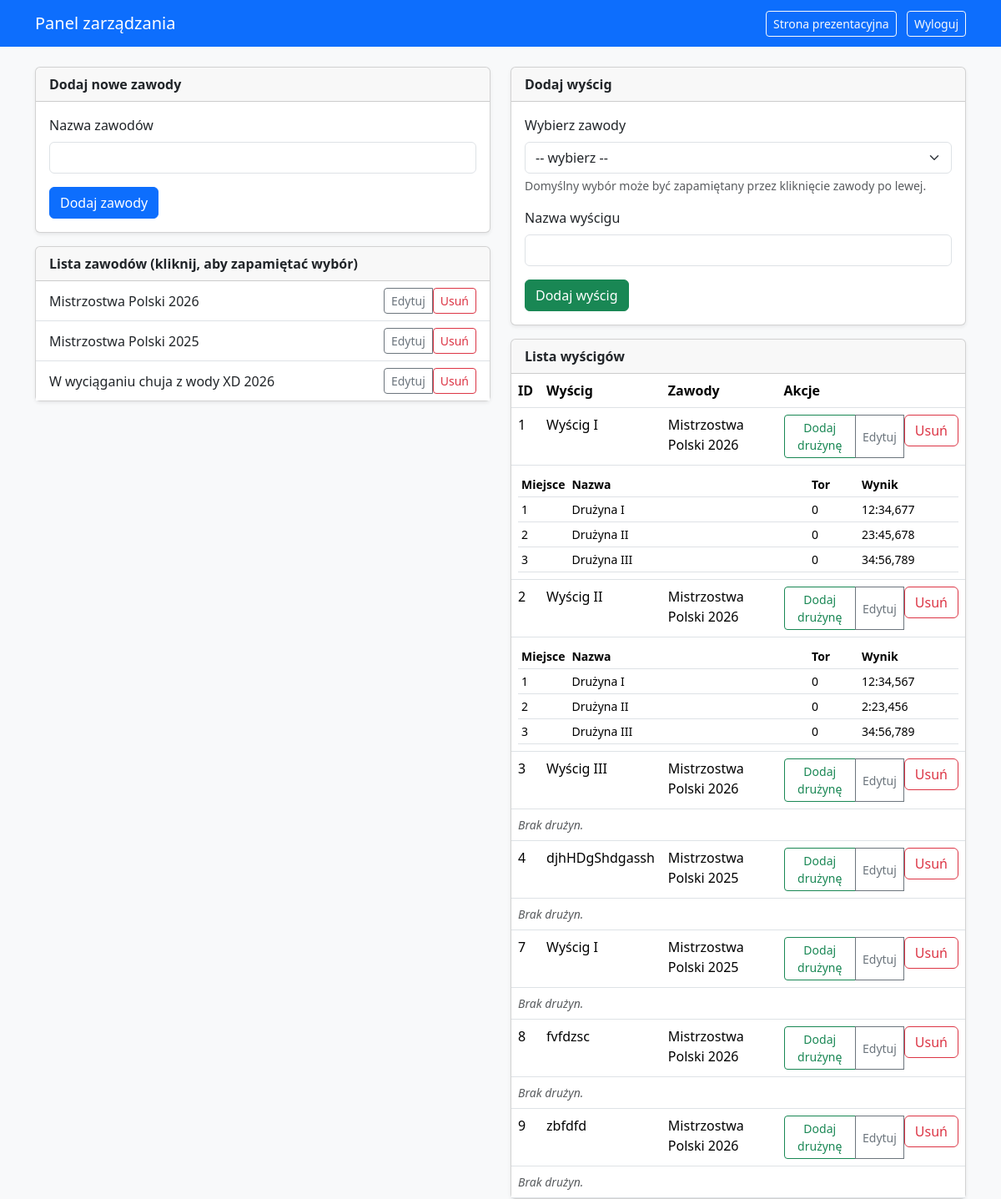
Page /management.php (signed in) on the committed database.
### tables this page shows
CREATE TABLE `zawody` (
  `id` int(11) NOT NULL,
  `nazwa` text NOT NULL
);

CREATE TABLE `wyscigi` (
  `id` int(11) NOT NULL,
  `id_zawodow` int(11) NOT NULL,
  `nazwa` text NOT NULL
);

CREATE TABLE `druzyny` (
  `id` int(11) NOT NULL,
  `nazwa` text NOT NULL,
  `wynik` varchar(16) DEFAULT NULL,
  `miejsce` int(11) NOT NULL,
  `tor` int(11) NOT NULL,
  `id_wyscigu` int(11) NOT NULL
);

### management.php (the view, shortened to what this page needs)
<?php
require_once "config.php";
$zawody = [];
$res = $conn->query("SELECT id, nazwa FROM zawody ORDER BY id ASC");
if ($res) {
    while ($r = $res->fetch_assoc()) $zawody[] = $r;
}
$wyscigi = [];
$res2 = $conn->query("
    SELECT w.id AS id, w.nazwa AS nazwa_w, w.id_zawodow, z.nazwa AS nazwa_z
    FROM wyscigi w
    LEFT JOIN zawody z ON w.id_zawodow = z.id
    ORDER BY w.id ASC
");
if ($res2) {
    while ($r = $res2->fetch_assoc()) $wyscigi[] = $r;
}
$druzyny_by_wyscig = [];
$res3 = $conn->query("SELECT id, nazwa, wynik, tor, miejsce, id_wyscigu FROM druzyny ORDER BY id_wyscigu ASC, miejsce ASC");
if ($res3) {
    while ($row = $res3->fetch_assoc()) {
        $idw = (int)$row['id_wyscigu'];
        if (!isset($druzyny_by_wyscig[$idw])) $druzyny_by_wyscig[$idw] = [];
        $druzyny_by_wyscig[$idw][] = $row;
    }
}
$selected_zawody_formularz = isset($_COOKIE['zawody_formularz']) ? (int)$_COOKIE['zawody_formularz'] : 0;
?>
<!DOCTYPE html>
<html lang="pl">
<head>
    <link href="https://cdn.jsdelivr.net/npm/bootstrap@5.3.2/dist/css/bootstrap.min.css" rel="stylesheet">
</head>
<body class="bg-light">
<nav class="navbar navbar-expand-lg navbar-dark bg-primary mb-4">
    <div class="container">
        <a class="navbar-brand" href="#">Panel zarządzania</a>
        <div class="ms-auto">
            <a href="index.php" class="btn btn-outline-light btn-sm me-2" target="_blank">Strona prezentacyjna</a>
            <form method="post" action="logout.php" class="d-inline">
                <button class="btn btn-outline-light btn-sm" type="submit">Wyloguj</button>
            </form>
        </div>
    </div>
</nav>
<div class="container">
    <div class="row gy-4">
        <div class="col-md-6">
            <div class="card shadow-sm">
                <div class="card-header"><strong>Dodaj nowe zawody</strong></div>
                <div class="card-body">
                    <form method="post">
                        <div class="mb-3">
                            <label class="form-label">Nazwa zawodów</label>
                            <input type="text" name="nazwa_zawodow" class="form-control" required>
                        </div>
                        <button class="btn btn-primary">Dodaj zawody</button>
                    </form>
                </div>
            </div>
            <div class="card shadow-sm mt-3">
                <div class="card-header"><strong>Lista zawodów (kliknij, aby zapamiętać wybór)</strong></div>
                <div class="card-body p-0">
                    <?php if (empty($zawody)): ?>
                        <div class="p-3">Brak zawodów.</div>
                    <?php else: ?>
                        <div class="list-group list-group-flush">
                            <?php foreach ($zawody as $z):
                                $isActive = ($selected_zawody_formularz === (int)$z['id']);
                                ?>
                                <div class="list-group-item d-flex justify-content-between align-items-center zawody-item<?php echo $isActive ? ' active' : ''; ?>"
                                     data-id="<?php echo (int)$z['id']; ?>">
                                    <div class="zawody-nazwa"><?php echo htmlspecialchars($z['nazwa']); ?></div>
                                    <div class="btn-group">
                                        <button type="button" class="btn btn-sm btn-outline-secondary" data-bs-toggle="modal" data-bs-target="#editZawodyModal"
                                                data-id="<?php echo (int)$z['id']; ?>" data-nazwa="<?php echo htmlspecialchars($z['nazwa'], ENT_QUOTES); ?>">Edytuj</button>
                                        <form method="post" style="display:inline;" onsubmit="return confirm('Usunąć zawody?');">
                                            <button class="btn btn-sm btn-outline-danger" type="submit">Usuń</button>
                                        </form>
                                    </div>
                                </div>
                            <?php endforeach; ?>
                        </div>
                    <?php endif; ?>
                </div>
            </div>
        </div>
        <div class="col-md-6">
            <div class="card shadow-sm">
                <div class="card-header"><strong>Dodaj wyścig</strong></div>
                <div class="card-body">
                    <form method="post">
                        <div class="mb-3">
                            <label class="form-label">Wybierz zawody</label>
                            <select name="id_zawodow" class="form-select" id="selectIdZawodow" required>
                                <option value="">-- wybierz --</option>
                            </select>
                            <div class="form-text">Domyślny wybór może być zapamiętany przez kliknięcie zawody po lewej.</div>
                        </div>
                        <div class="mb-3">
                            <label class="form-label">Nazwa wyścigu</label>
                            <input type="text" name="nazwa_wyscigu" class="form-control" required>
                        </div>
                        <button class="btn btn-success">Dodaj wyścig</button>
                    </form>
                </div>
            </div>
            <div class="card shadow-sm mt-3">
                <div class="card-header"><strong>Lista wyścigów</strong></div>
                <div class="card-body p-0">
                    <?php if (empty($wyscigi)): ?>
                        <div class="p-3">Brak wyścigów.</div>
                    <?php else: ?>
                        <table class="table mb-0">
                            <thead>
                            <tr><th>ID</th><th>Wyścig</th><th>Zawody</th><th>Akcje</th></tr>
                            </thead>
                            <tbody>
                            <?php foreach ($wyscigi as $w): ?>
                                <tr class="wyscig-row" data-id="<?php echo (int)$w['id']; ?>" data-zawody="<?php echo (int)$w['id_zawodow']; ?>">
                                    <td><?php echo (int)$w['id']; ?></td>
                                    <td><?php echo htmlspecialchars($w['nazwa_w']); ?></td>
                                    <td><?php echo htmlspecialchars(isset($w['nazwa_z']) ? $w['nazwa_z'] : '—'); ?></td>
                                    <td>
                                        <div class="btn-group btn-group-sm">
                                            <button type="button" class="btn btn-outline-success" data-bs-toggle="modal" data-bs-target="#addDruzynaModal"
                                                    data-id="<?php echo (int)$w['id']; ?>" data-wyscignazwa="<?php echo htmlspecialchars($w['nazwa_w'], ENT_QUOTES); ?>">Dodaj drużynę</button>
                                            <button type="button" class="btn btn-outline-secondary" data-bs-toggle="modal" data-bs-target="#editWyscigModal"
                                                    data-id="<?php echo (int)$w['id']; ?>" data-nazwa="<?php echo htmlspecialchars($w['nazwa_w'], ENT_QUOTES); ?>" data-idz="<?php echo (int)$w['id_zawodow']; ?>">Edytuj</button>
                                            <form method="post" style="display:inline;" onsubmit="return confirm('Usunąć wyścig?');">
                                                <button class="btn btn-outline-danger" type="submit">Usuń</button>
                                            </form>
                                        </div>
                                    </td>
                                </tr>
                                <tr class="teams-row" data-wyscig="<?php echo (int)$w['id']; ?>">
                                    <td colspan="4" class="small text-muted">
                                        <?php
                                        $teams = isset($druzyny_by_wyscig[(int)$w['id']]) ? $druzyny_by_wyscig[(int)$w['id']] : [];
                                        if (empty($teams)) {
                                            echo '<em>Brak drużyn.</em>';
                                        } else {
                                            echo '<table class="table table-sm mb-0">';
                                            echo '<thead><tr><th style="width:60px">Miejsce</th><th>Nazwa</th><th style="width:60px">Tor</th><th style="width:120px">Wynik</th></tr></thead><tbody>';
                                            foreach ($teams as $t) {
                                                $team_id = (int)$t['id'];
                                                $wynik = $t['wynik'];
                                                $tor = $t['tor'];
                                                $miejsce = (int)$t['miejsce'];
                                                $nazwa_t = htmlspecialchars($t['nazwa']);
                                                echo '<tr class="team-editable" data-team-id="' . $team_id . '" data-team-name="' . $nazwa_t . '" data-team-wynik="' . htmlspecialchars($wynik) . '" data-team-tor="' . htmlspecialchars($tor) . '" data-team-miejsce="' . $miejsce . '" data-team-wyscig="' . (int)$t['id_wyscigu'] . '">';
                                                echo '<td>' . $miejsce . '</td>';
                                                echo '<td>' . $nazwa_t . '</td>';
                                                echo '<td>' . ($tor !== null && $tor !== '' ? htmlspecialchars($tor) : '—') . '</td>';
                                                echo '<td>' . ($wynik !== null && $wynik !== '' ? htmlspecialchars($wynik) : '—') . '</td>';
                                                echo '</tr>';
                                            }
                                            echo '</tbody></table>';
                                        }
                                        ?>
                                    </td>
                                </tr>
                            <?php endforeach; ?>
                            </tbody>
                        </table>
                    <?php endif; ?>
                </div>
            </div>
        </div>
    </div>
</div>
</body>
</html>

### management.php (style rules this page uses)
.zawody-item { cursor: pointer; }
.teams-row table { margin-bottom: 0; }
.team-editable { cursor: pointer; }

### rows in the picture
zawody: nazwa "Mistrzostwa Polski 2026"
zawody: nazwa "Mistrzostwa Polski 2025"
zawody: nazwa "W wyciąganiu chuja z wody XD 2026"
wyscigi: id "1", nazwa "Wyścig I", id_zawodow.nazwa "Mistrzostwa Polski 2026"
druzyny: miejsce "1", nazwa "Drużyna I", tor "0", wynik "12:34,677"
druzyny: miejsce "2", nazwa "Drużyna II", tor "0", wynik "23:45,678"
druzyny: miejsce "3", nazwa "Drużyna III", tor "0", wynik "34:56,789"
wyscigi: id "2", nazwa "Wyścig II", id_zawodow.nazwa "Mistrzostwa Polski 2026"
druzyny: miejsce "1", nazwa "Drużyna I", tor "0", wynik "12:34,567"
druzyny: miejsce "2", nazwa "Drużyna II", tor "0", wynik "2:23,456"
druzyny: miejsce "3", nazwa "Drużyna III", tor "0", wynik "34:56,789"
wyscigi: id "3", nazwa "Wyścig III", id_zawodow.nazwa "Mistrzostwa Polski 2026", shows "Brak drużyn."
wyscigi: id "4", nazwa "djhHDgShdgassh", id_zawodow.nazwa "Mistrzostwa Polski 2025", shows "Brak drużyn."
wyscigi: id "7", nazwa "Wyścig I", id_zawodow.nazwa "Mistrzostwa Polski 2025", shows "Brak drużyn."
wyscigi: id "8", nazwa "fvfdzsc", id_zawodow.nazwa "Mistrzostwa Polski 2026", shows "Brak drużyn."
wyscigi: id "9", nazwa "zbfdfd", id_zawodow.nazwa "Mistrzostwa Polski 2026", shows "Brak drużyn."
